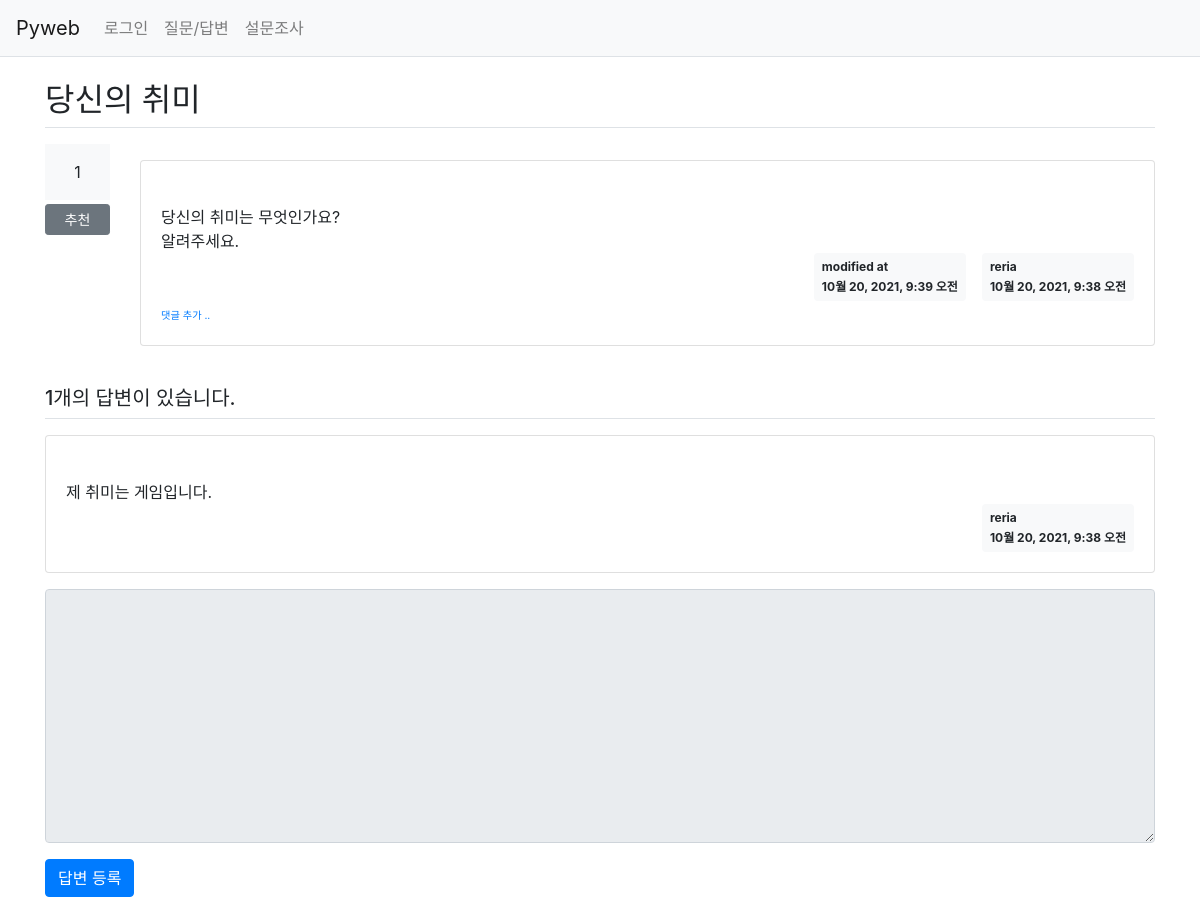
/pybo/28/, run on an earlier commit of the app's database.
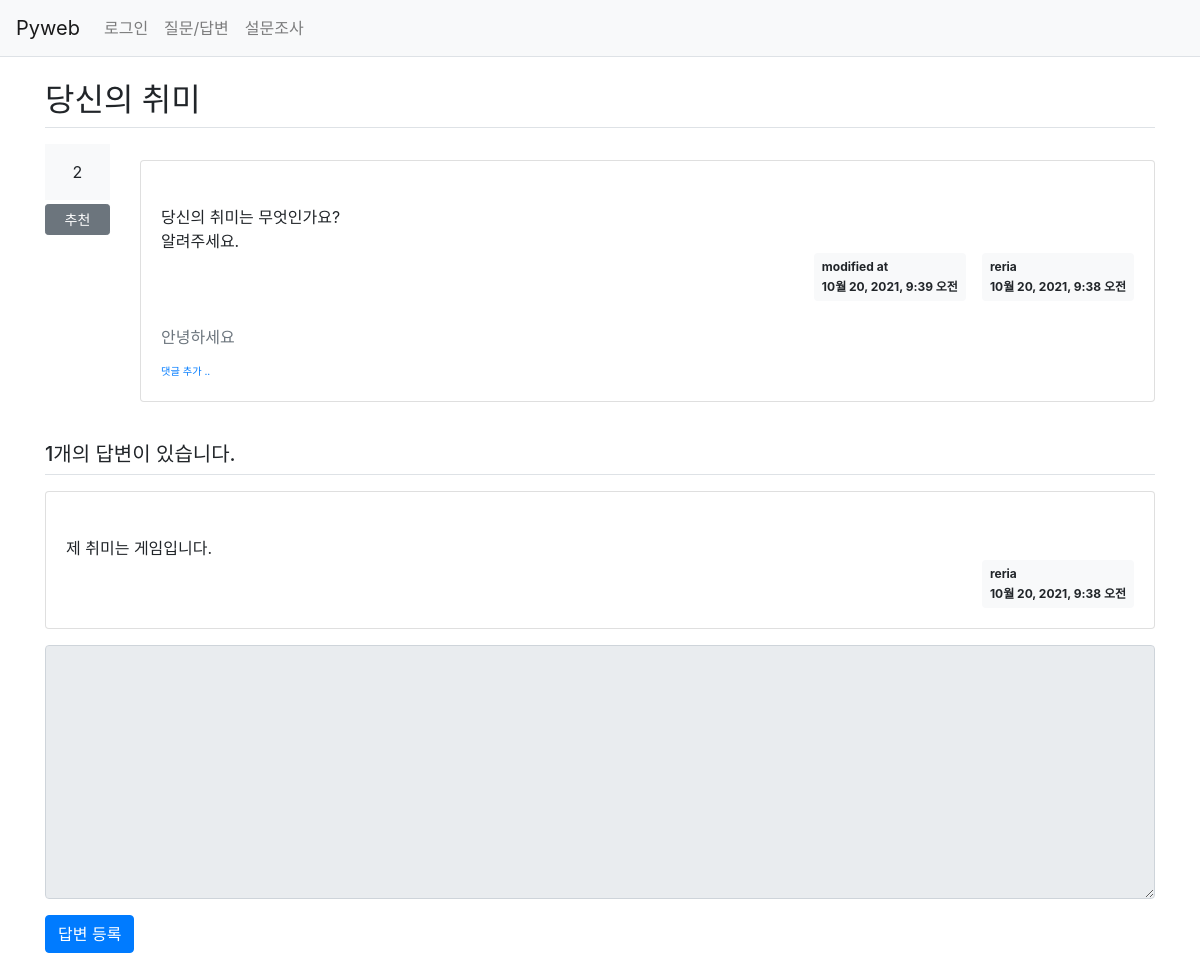
And on a later commit of the database.
### pybo/models.py (models this page shows, shortened)
class Question(models.Model):   # models의 Model 클래스 상속
    author = models.ForeignKey(User, on_delete=models.CASCADE, related_name='author_question')
    subject = models.CharField(max_length=200)
    content = models.TextField()
    create_date = models.DateTimeField()
    modify_date = models.DateTimeField(null=True, blank=True)
    voter = models.ManyToManyField(User, related_name='voter_question')

class Answer(models.Model):
    author = models.ForeignKey(User, on_delete=models.CASCADE, related_name='author_answer')
    question = models.ForeignKey(Question, on_delete=models.CASCADE)
    content = models.TextField()
    create_date = models.DateTimeField()
    modify_date = models.DateTimeField(null=True, blank=True)
    voter = models.ManyToManyField(User, related_name='voter_answer')

class Comment(models.Model):
    author = models.ForeignKey(User, on_delete=models.CASCADE)
    content = models.TextField()
    create_date = models.DateTimeField()
    modify_date = models.DateTimeField(null=True, blank=True)
    question = models.ForeignKey(Question, null=True, blank=True, on_delete=models.CASCADE)
    answer = models.ForeignKey(Answer, null=True, blank=True, on_delete=models.CASCADE)

### pybo/views/base_views.py (the view)
# urls.py: path('<int:question_id>/', base_views.detail, name='detail'),
def detail(request, question_id):
    question = get_object_or_404(Question, pk=question_id)
    context = {'question': question}
    return render(request, 'pybo/detail.html', context)

### templates/pybo/detail.html (shortened to what this page needs)
{% extends 'base.html' %}
{% block content %}
    <div class="container my-3">
        <h2 class="border-bottom py-2">{{ question.subject }}</h2>
        <div class="row my-3">
            <div class="col-1">
                <div class="bg-light text-center p-3 font-weight-border mb-1">
                    {{ question.voter.count }}
                </div>
                <a href="#" data-uri="{% url 'pybo:vote_question' question.id %}"
                   class="recommend btn btn-sm btn-secondary btn-block my-1">추천</a>
            </div>
            <div class="col-11">
                <div class="card my-3">
                    <div class="card-body">
                        <div class="card-text" style="white-space: pre-line;">
                            {{ question.content }}
                        </div>
                        <div class="d-flex justify-content-end">
                            <div class="badge badge-light p-2 text-left mx-3">
                                <div class="mb-2">modified at</div>
                                <div>{{ question.modify_date }}</div>
                            </div>
                            <div class="badge badge-light p-2 text-left">
                                <div class="mb-2">{{ question.author.username }}</div>
                                <div>{{ question.create_date }}</div>
                            </div>
                        </div>
                        {% if question.comment_set.count > 0 %}
                        <div class="mt-3">
                            {% for comment in question.comment_set.all %}
                            <div class="comment py-2 text-muted">
                                <span style="white-space: pre-line;">{{ comment.content }}</span>
                            </div>
                            {% endfor %}
                        </div>
                        {% endif %}
                        <div>
                                <a href="{% url 'pybo:comment_create_question' question.id %}" class="small">
                                    <small>댓글 추가 ..</small>
                                </a>
                            </div>
                    </div>
                </div>
            </div>
        </div>
        <h5 class="border-bottom my-3 py-2">
            {{ question.answer_set.count }}개의 답변이 있습니다.
        </h5>
        {% for answer in question.answer_set.all %}
        <div class="card my-3">
            <div class="card-body">
                <div class="card-text" style="white-space: pre-line;">
                    {{ answer.content }}
                </div>
                <div class="d-flex justify-content-end">
                    <div class="badge badge-light p-2 text-left">
                        <div class="mb-2">{{ answer.author.username }}</div>
                        <div>{{ answer.create_date }}</div>
                    </div>
                </div>
            </div>
        </div>
        {% endfor %}
        <form action="{% url 'pybo:answer_create' question.id %}" method="post" class="my-3">
            <div class="form-group">
                <textarea name="content" id="content" rows="10" class="form-control"
                    {% if not user.is_authenticated %} disabled {% endif %}></textarea>
            </div>
            <input type="submit" value="답변 등록" class="btn btn-primary">
        </form>
    </div>
{% endblock%}

### templates/base.html (shortened to what this page needs)
{% load static %}
<!DOCTYPE html>
<html lang="ko">
<head>
    <link rel="stylesheet" href="{% static 'pybo/css/bootstrap.css' %}">
</head>
<body>
    {% include 'navbar.html' %}
    {% block content %}
    {% endblock %}
</body>
</html>

### templates/navbar.html (shortened to what this page needs)
    <nav class="navbar navbar-expand-lg navbar-light bg-light border-bottom">
        <a class="navbar-brand" href="{% url 'pybo:index' %}">Pyweb</a>
        <div class="collapse navbar-collapse flex-grow-0" id="navbarNav">
            <ul class="navbar-nav">
                <li class="nav-item">
                    {% if user.is_authenticated %}
                        <a class="nav-link" href="{% url 'common:logout' %}">{{ user.username }}로그아웃</a>
                    {% else %}
                        <a class="nav-link" href="{% url 'common:login' %}">로그인</a>
                    {% endif %}
               </li>
                <li class="nav-item">
                    <a class="nav-link" href="{% url 'pybo:board' %}">질문/답변</a>
                </li>
                <li class="nav-item">
                    <a class="nav-link" href="{% url 'poll:poll_list' %}">설문조사</a>
                </li>
            </ul>
        </div>
    </nav>

What changed in the data, as far as the page shows it:
computed for Question "당신의 취미": voter.count "1" → "2"
added Comment: content "안녕하세요"
